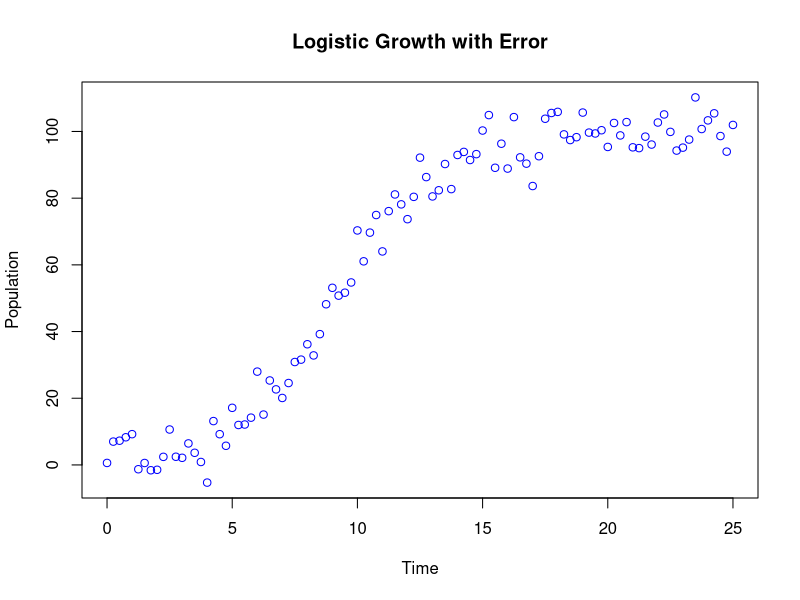

Write R code to recreate this figure.
## ---- chunk 1
# Parameters
time <- seq(0, 25, 0.25)
r <- 0.5
K <- 100
error <- 5
y0 <- 1

# Logistic growth function with error
logistic <- function(t, r, K, y0, error) {
  growth <- K / (1 + ((K - y0) / y0) * exp(-r * t))
  return(growth + rnorm(1, mean = 0, sd = error))  # Add random error
}

# Apply the logistic function over the time vector
y <- sapply(time, logistic, r = r, K = K, y0 = y0, error = error)

# Plot the result
plot(time, y, col = "blue", xlab = "Time", ylab = "Population", main = "Logistic Growth with Error")
## ---- chunk 2
#| echo: false
2 * 2
